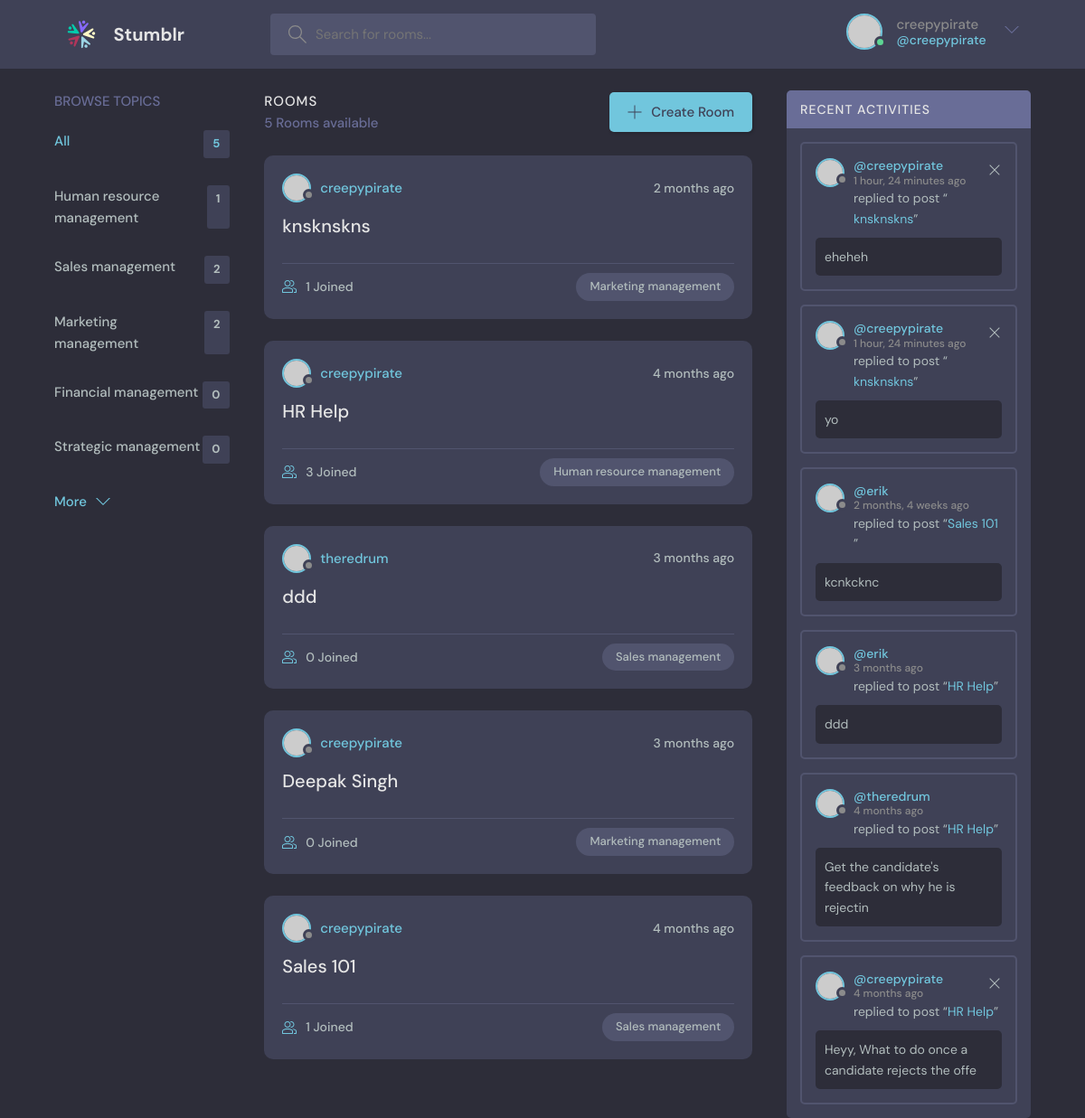
The app's page / (signed in) with its own data.
### base/models.py (models this page shows, shortened)
class Topic(models.Model):
    name = models.CharField(max_length=200)

class Room(models.Model):
    host = models.ForeignKey(User,on_delete=models.SET_NULL,null=True)
    topic = models.ForeignKey(Topic,on_delete=models.SET_NULL,null=True)
    name =  models.CharField(max_length=200)
    description = models.TextField(null=True,blank=True)
    participants = models.ManyToManyField(User,related_name='participants',blank=True)
    updated = models.DateTimeField(auto_now=True)
    created = models.DateTimeField(auto_now_add=True)
    class Meta:
        ordering = ['-updated','-created']
    def __str__(self):
        return str(self.name)

class Message(models.Model):
    user = models.ForeignKey(User,on_delete=models.CASCADE)
    room = models.ForeignKey(Room,on_delete=models.CASCADE)
    body = models.TextField()
    updated = models.DateTimeField(auto_now=True)
    created = models.DateTimeField(auto_now_add=True)
    class Meta:
        ordering = ['-updated','-created']
    def __str__(self):
        return str(self.body[0:50])

### base/views.py (the view)
# urls.py: path('',views.home,name="home"),
def home(request):
    q = request.GET.get('q') if request.GET.get('q') else ''
    rooms = Room.objects.filter(
        Q(topic__name__icontains=q) |
        Q(name__icontains=q) |
        Q(description__icontains=q)
        )
    topics = Topic.objects.all()[0:5]
    room_count = rooms.count()
    room_messages = Message.objects.filter(Q(room__topic__name__icontains=q))
    context = {'rooms':rooms,'topics':topics,'room_count':room_count,'room_messages':room_messages}
    return render(request,'base/home.html',context)

### base/templates/base/home.html (shortened to what this page needs)
{% extends 'main.html' %}
{% block content %}
<main class="layout layout--3">
  <div class="container">
    {% include 'base/topics_component.html' %}
    <div class="roomList">
      <div class="roomList__header">
        <div>
          <h2>Rooms</h2>
          <p>{{room_count}} Rooms available</p>
        </div>
        <a class="btn btn--main" href="{% url 'create-room' %}">
          <svg version="1.1" xmlns="http://www.w3.org/2000/svg" width="32" height="32" viewBox="0 0 32 32">
            <title>add</title>
            <path
              d="M16.943 0.943h-1.885v14.115h-14.115v1.885h14.115v14.115h1.885v-14.115h14.115v-1.885h-14.115v-14.115z">
            </path>
          </svg>
          Create Room
        </a>
      </div>
      {% include 'base/feed_component.html' %}
    </div>
    {% include 'base/activity_component.html' %}
  </div>
</main>
{% endblock %}

### templates/navbar.html (shortened to what this page needs)
{% load static %}
<header class="header header--loggedIn">
    <div class="container">
      <a href="{% url 'home' %}" class="header__logo">
        <img src="{% static 'images/logo.svg' %}" />
        <h1>Stumblr</h1>
      </a>
      <form class="header__search" method="GET" action="{% url 'home' %}">
        <label>
          <input name="q" placeholder="Search for rooms..." />
        </label>
      </form>
      <nav class="header__menu">
        {% if request.user.is_authenticated %}
        <div class="header__user">
          <a href="{% url 'user-profile' user.id%}">
            <div class="avatar avatar--medium active">
              <img src="https://randomuser.me/api/portraits/men/37.jpg" />
            </div>
            <p>{{request.user.username}} <span>@{{request.user.username}}</span></p>
          </a>
          <button class="dropdown-button">
            <svg version="1.1" xmlns="http://www.w3.org/2000/svg" width="32" height="32" viewBox="0 0 32 32">
              <title>chevron-down</title>
              <path d="M16 21l-13-13h-3l16 16 16-16h-3l-13 13z"></path>
            </svg>
          </button>
        </div>
        {% else %}
        <a href="{% url 'login'%}">
          <img src="{% static 'images/avatar.svg' %}" />
          <p>Login</p>
        </a>
        {% endif%}
      </nav>
    </div>
  </header>

### base/templates/base/topics_component.html
<div class="topics">
    <div class="topics__header">
      <h2>Browse Topics</h2>
    </div>
    <ul class="topics__list">
      <li>
        <a href="{% url 'home' %}" class="active"> All<span>{{topics.count}}</span></a>
      </li>
      {% for topic in topics %}
      <li>
        <a href="{% url 'home' %}?q={{topic.name}}">{{topic.name}} <span>{{topic.room_set.all.count}}</span></a>
      </li>
      {%endfor%}
    </ul>
    <a class="btn btn--link" href="{% url 'topics' %}">
      More
      <svg version="1.1" xmlns="http://www.w3.org/2000/svg" width="32" height="32" viewBox="0 0 32 32">
        <title>chevron-down</title>
        <path d="M16 21l-13-13h-3l16 16 16-16h-3l-13 13z"></path>
      </svg>
    </a>
  </div>

### base/templates/base/feed_component.html (shortened to what this page needs)
{%for room in rooms%}
<div class="roomListRoom">
    <div class="roomListRoom__header">
      <a href="{% url 'user-profile' room.host.id %}" class="roomListRoom__author">
        <div class="avatar avatar--small">
          <img src="https://randomuser.me/api/portraits/women/11.jpg" />
        </div>
        <span>{{room.host.username}}</span>
      </a>
      <div class="roomListRoom__actions">
        <span>{{room.created|timesince}} ago </span>
      </div>
    </div>
    <div class="roomListRoom__content">
      <a href="{% url 'room' room.id %}">{{room.name}}</a>
    </div>
    <div class="roomListRoom__meta">
      <a href="{% url 'room' room.id %}" class="roomListRoom__joined">
        {{room.participants.all.count}} Joined
      </a>
      <p class="roomListRoom__topic">{{room.topic.name}}</p>
    </div>
  </div>
  {%endfor%}

### base/templates/base/activity_component.html
<div class="activities">
    <div class="activities__header">
      <h2>Recent Activities</h2>
    </div>
    {% for message in room_messages %}
    <div class="activities__box">
      <div class="activities__boxHeader roomListRoom__header">
        <a href="{%url 'user-profile' message.user.id %}" class="roomListRoom__author">
          <div class="avatar avatar--small">
            <img src="https://randomuser.me/api/portraits/women/11.jpg" />
          </div>
          <p>
            @{{ message.user }}
            <span>{{ message.created | timesince }} ago</span>
          </p>
        </a>
        {% if request.user == message.user%}
        <div class="roomListRoom__actions">
          <a href="{% url 'delete-message' message.id %}">
            <svg version="1.1" xmlns="http://www.w3.org/2000/svg" width="32" height="32" viewBox="0 0 32 32">
              <title>remove</title>
              <path
                d="M27.314 6.019l-1.333-1.333-9.98 9.981-9.981-9.981-1.333 1.333 9.981 9.981-9.981 9.98 1.333 1.333 9.981-9.98 9.98 9.98 1.333-1.333-9.98-9.98 9.98-9.981z"
              ></path>
            </svg>
          </a>
        </div>
        {% endif %}
      </div>
      <div class="activities__boxContent">
        <p>replied to post “<a href="{% url 'room' message.room.id %}">{{message.room}}</a>”</p>
        <div class="activities__boxRoomContent">
            {{message}}
        </div>
      </div>
    </div>
    {% endfor %}
  </div>

### records on screen
Topic: name "Human resource management", room_set.all.count "1"
Topic: name "Sales management", room_set.all.count "2"
Topic: name "Marketing management", room_set.all.count "2"
Topic: name "Financial management", room_set.all.count "0"
Topic: name "Strategic management", room_set.all.count "0"
Room: host.username "creepypirate", created "2 months", name "knsknskns", participants.all.count "1", topic.name "Marketing management"
Room: host.username "creepypirate", created "4 months", name "HR Help", participants.all.count "3", topic.name "Human resource management"
Room: host.username "theredrum", created "3 months", name "ddd", participants.all.count "0", topic.name "Sales management"
Room: host.username "creepypirate", created "3 months", name "Deepak Singh", participants.all.count "0", topic.name "Marketing management"
Room: host.username "creepypirate", created "4 months", name "Sales 101", participants.all.count "1", topic.name "Sales management"
Message: user "creepypirate", created "1 hour, 24 minutes", room "knsknskns", body "eheheh"
Message: user "creepypirate", created "1 hour, 24 minutes", room "knsknskns", body "yo"
Message: user "erik", created "2 months, 4 weeks", room "Sales 101", body "kcnkcknc"
Message: user "erik", created "3 months", room "HR Help", body "ddd"
Message: user "theredrum", created "4 months", room "HR Help", body "Get the candidate's feedback on why he is rejectin"
Message: user "creepypirate", created "4 months", room "HR Help", body "Heyy, What to do once a candidate rejects the offe"

### other values on screen
{{ request.user.username }} "creepypirate"
{{ topics.count }} "5"
{{ room_count }} "5"
